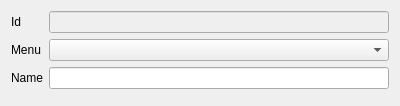
<?xml version="1.0" encoding="UTF-8"?>
<ui version="4.0">
 <class>DlgDishGroupOfGroup</class>
 <widget class="QDialog" name="DlgDishGroupOfGroup">
  <property name="geometry">
   <rect>
    <x>0</x>
    <y>0</y>
    <width>400</width>
    <height>99</height>
   </rect>
  </property>
  <property name="windowTitle">
   <string>Dialog</string>
  </property>
  <layout class="QHBoxLayout" name="horizontalLayout">
   <item>
    <layout class="QGridLayout" name="gridLayout">
     <item row="2" column="0">
      <widget class="QLabel" name="label_2">
       <property name="text">
        <string>Name</string>
       </property>
      </widget>
     </item>
     <item row="0" column="0">
      <widget class="QLabel" name="label">
       <property name="text">
        <string>Id</string>
       </property>
      </widget>
     </item>
     <item row="0" column="1">
      <widget class="QPLineEdit" name="lineEdit_3">
       <property name="enabled">
        <bool>false</bool>
       </property>
       <property name="field" stdset="0">
        <string>ID</string>
       </property>
      </widget>
     </item>
     <item row="3" column="0" colspan="2">
      <widget class="FBtnOkCancel" name="widget" native="true"/>
     </item>
     <item row="2" column="1">
      <widget class="QPLineEdit" name="lineEdit_2">
       <property name="field" stdset="0">
        <string>NAME</string>
       </property>
      </widget>
     </item>
     <item row="1" column="0">
      <widget class="QLabel" name="label_3">
       <property name="text">
        <string>Menu</string>
       </property>
      </widget>
     </item>
     <item row="1" column="1">
      <widget class="QPComboBox" name="comboBox">
       <property name="fieldId" stdset="0">
        <string>MENU_ID</string>
       </property>
       <property name="fieldName" stdset="0">
        <string>MENU_NAME</string>
       </property>
       <property name="table" stdset="0">
        <string>ME_MENUS</string>
       </property>
      </widget>
     </item>
    </layout>
   </item>
  </layout>
 </widget>
 <customwidgets>
  <customwidget>
   <class>FBtnOkCancel</class>
   <extends>QWidget</extends>
   <header location="global">fbtnokcancel.h</header>
   <container>1</container>
  </customwidget>
  <customwidget>
   <class>QPLineEdit</class>
   <extends>QLineEdit</extends>
   <header>qplineedit.h</header>
  </customwidget>
  <customwidget>
   <class>QPComboBox</class>
   <extends>QComboBox</extends>
   <header>qpcombobox.h</header>
  </customwidget>
 </customwidgets>
 <resources/>
 <connections/>
</ui>
